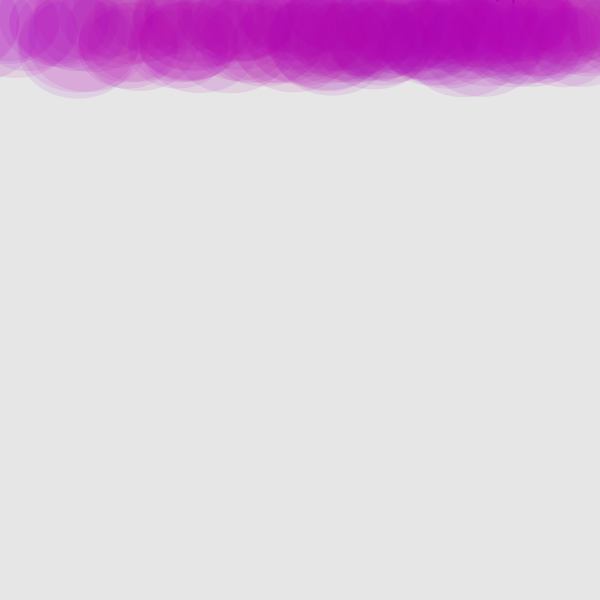
Frame 1 (no input)
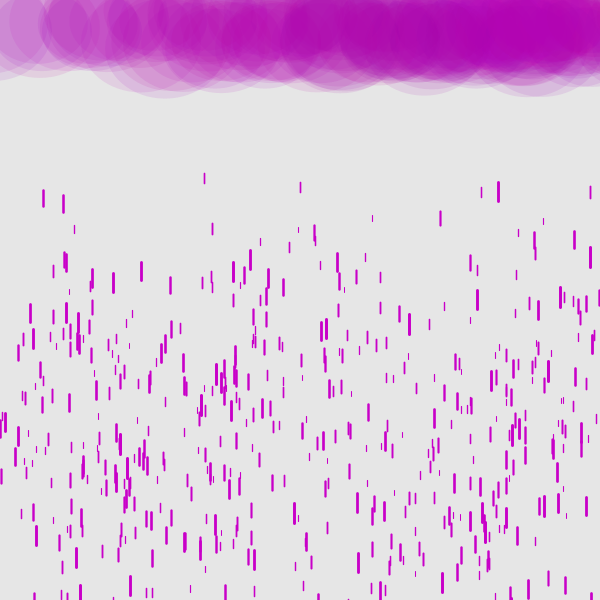
Frame 60 (the mouse pressed at the canvas centre just before this capture)
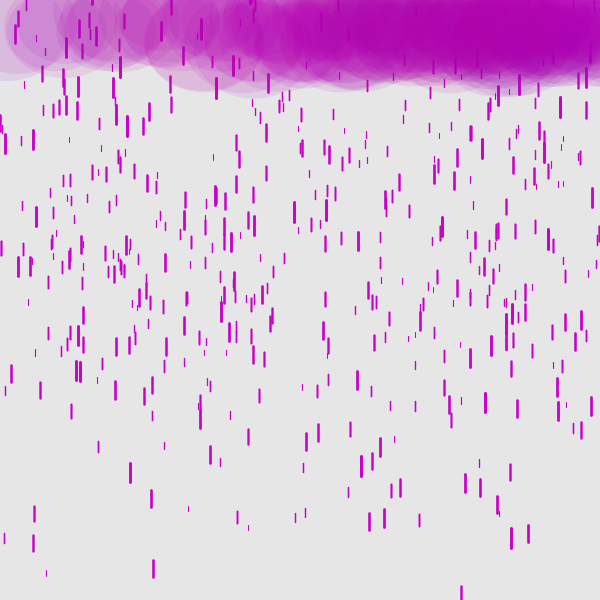
Frame 120 (the mouse held since frame 60 and released just before this capture)

The Processing sketch that drew these frames (run headless with seeded random() and noise(); from frame 60 on, the mouse is pressed at the canvas centre):

// Processing sketch: purple_monsoon
// ── purple_monsoon.pde
Drop[] drops = new Drop[500];
Cloud[] clouds = new Cloud[50];
Thunder[] thunder = new Thunder[5];

void setup() {
  size(600, 600);
  
  for (int i=0; i<thunder.length; i++) {
    thunder[i] = new Thunder();
  }

  for (int i=0; i<clouds.length; i++) {
    clouds[i] = new Cloud();
  }

  for (int i=0; i<drops.length; i++) {
    drops[i] = new Drop();
  }
}

void draw() {
  background(230);

  for (int i=0; i<drops.length; i++) {
    drops[i].display();
    drops[i].fall();
  }
  for (int i=0; i<clouds.length; i++) {
    clouds[i].display();
    clouds[i].move();
  }
  for (int i=0; i<thunder.length; i++) {
    thunder[i].display();
  }
}

// ── Cloud.pde
class Cloud {
  float x;
  float y;
  float vx;
  color c;

  Cloud() {
    vx = random(0.1,2); 
    x = random(0, width);
    y = random(10,50);
    c = color(random(150, 200), 0, random(150, 200));
  }
  void display() {
    noStroke();
    fill(c,25);

    ellipse(x, y, 100, 80);
    ellipse(x+50, y, 100, 80);
    ellipse(x-50, y, 120, 100);
  }

  void move() {
    x = x + vx;
    if (x > width || x < 0) {
      vx = vx*-1;
    }
  }
}

// ── Drop.pde
class Drop {
  float x;
  float y;
  float z;
  float speed;
  float len;
  float thick;

  Drop() {
    x = random(width);
    y = random(-300, -10);
    z = random(0, 20);

    speed = random(2, 6);
    len  = map(z, 0, 20, 5, 20);
    thick = map(z, 0, 20, 1, 3);
  }

  void display() {
    stroke(200, 0, 200);
    strokeWeight(thick);
    line(x, y, x, y+len);
  }

  void fall() {
    y = y + speed;
    speed = speed + 0.2;

    if (y > height) {
      y = random(-400, -50);      
      speed = random(2, 6);
    }
  }
}

// ── Thunder.pde
class Thunder {
  float x;
  float y;
  float prob;

  Thunder() {
    x = random(50, width-50);
    y = random(20, 50);
    //prob = random(0, 1);
  }

  void display() {
    prob = random(0, 10);
    if (prob < 0.1) {

      x = random(50, width-50);
      y = random(20, 50);
      noStroke();
      fill(100, 0, 100);

      beginShape();    
      vertex(x, y);
      vertex(x-10, y+30);
      vertex(x-2, y+30);
      vertex(x-10, y+75);
      vertex(x+8, y+25);
      vertex(x-1, y+25);
      vertex(x, y);
      endShape();
    } else {
    }
  }
}
